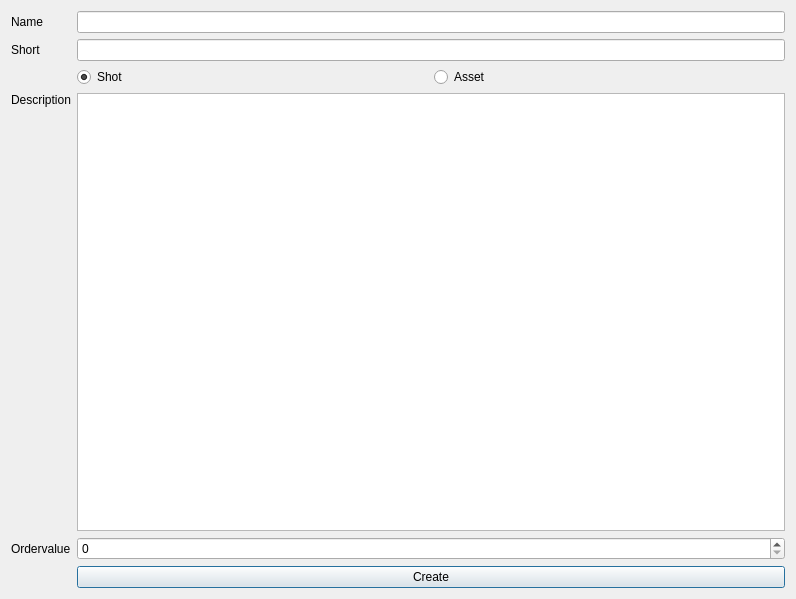
<?xml version="1.0" encoding="UTF-8"?>
<ui version="4.0">
 <class>depcreator_dialog</class>
 <widget class="QDialog" name="depcreator_dialog">
  <property name="geometry">
   <rect>
    <x>0</x>
    <y>0</y>
    <width>796</width>
    <height>599</height>
   </rect>
  </property>
  <property name="windowTitle">
   <string>Create Department</string>
  </property>
  <layout class="QGridLayout" name="gridLayout">
   <item row="4" column="2">
    <widget class="QPlainTextEdit" name="desc_pte"/>
   </item>
   <item row="6" column="2">
    <widget class="QPushButton" name="create_pb">
     <property name="text">
      <string>Create</string>
     </property>
    </widget>
   </item>
   <item row="5" column="2">
    <widget class="QSpinBox" name="ordervalue_sb">
     <property name="maximum">
      <number>99999</number>
     </property>
    </widget>
   </item>
   <item row="4" column="1">
    <widget class="QLabel" name="description_lb">
     <property name="text">
      <string>Description</string>
     </property>
     <property name="alignment">
      <set>Qt::AlignLeading|Qt::AlignLeft|Qt::AlignTop</set>
     </property>
    </widget>
   </item>
   <item row="1" column="1">
    <widget class="QLabel" name="name_lb">
     <property name="text">
      <string>Name</string>
     </property>
    </widget>
   </item>
   <item row="2" column="2">
    <widget class="QLineEdit" name="short_le"/>
   </item>
   <item row="1" column="2">
    <widget class="QLineEdit" name="name_le"/>
   </item>
   <item row="5" column="1">
    <widget class="QLabel" name="odervalue_lb">
     <property name="text">
      <string>Ordervalue</string>
     </property>
    </widget>
   </item>
   <item row="2" column="1">
    <widget class="QLabel" name="short_lb">
     <property name="text">
      <string>Short</string>
     </property>
    </widget>
   </item>
   <item row="3" column="2">
    <layout class="QHBoxLayout" name="assetflag_hbox">
     <item>
      <widget class="QRadioButton" name="shot_rb">
       <property name="text">
        <string>Shot</string>
       </property>
       <property name="checked">
        <bool>true</bool>
       </property>
      </widget>
     </item>
     <item>
      <widget class="QRadioButton" name="asset_rb">
       <property name="text">
        <string>Asset</string>
       </property>
      </widget>
     </item>
    </layout>
   </item>
  </layout>
 </widget>
 <resources/>
 <connections/>
</ui>
